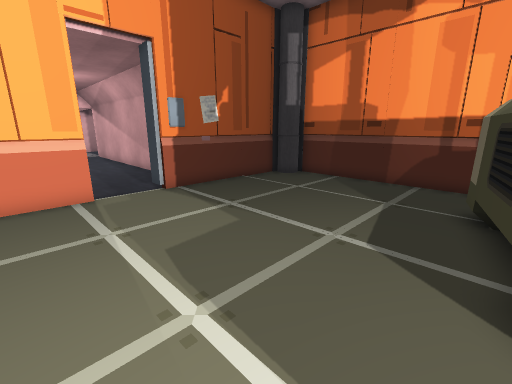
view 1 (above)

18 first-person views from a walk through a Unity game level. The camera is 1.3 m above the floor, tilts 14° down and sees 90° across. Doors are open. The floor is counted in squares, 0.5 m on a side. Each view is taken from the middle of a square. On the plan, view 1 faces up. The plan holds only what a view shows up to about 18 squares ahead; the rest is blank. The place goes on beyond the plan. The player character is not drawn. Some surface patterns are stand-ins.

view 2
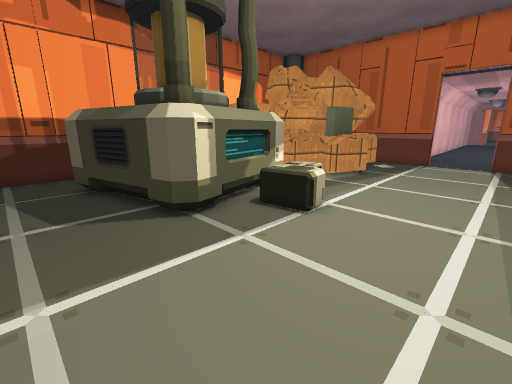

view 3
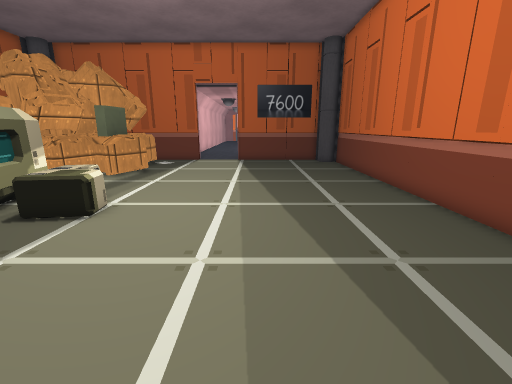

view 4
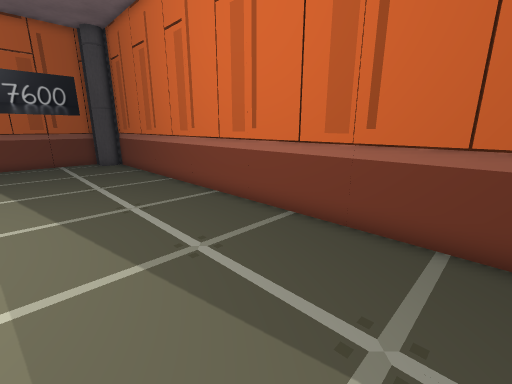

view 5
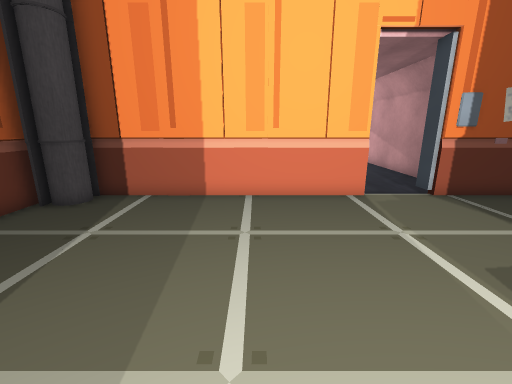

view 6
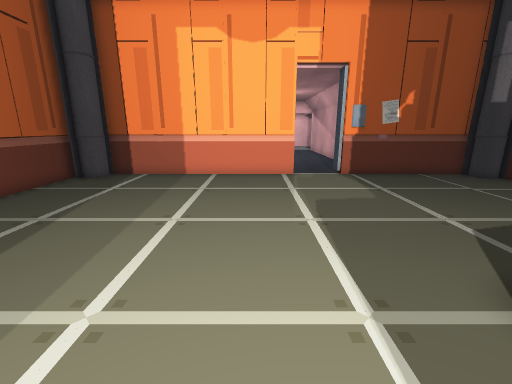

view 7
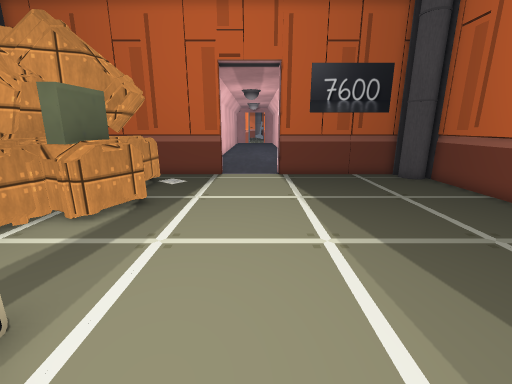

view 8
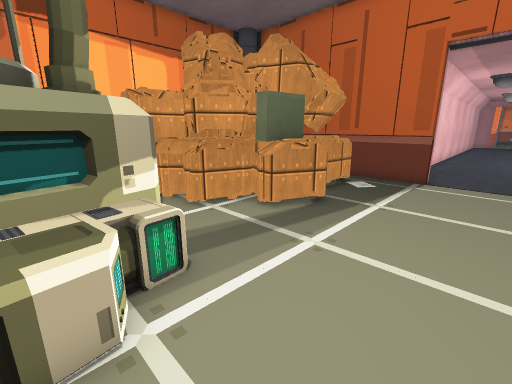

view 9
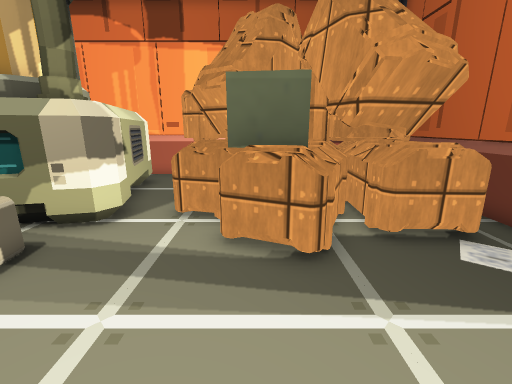

view 10
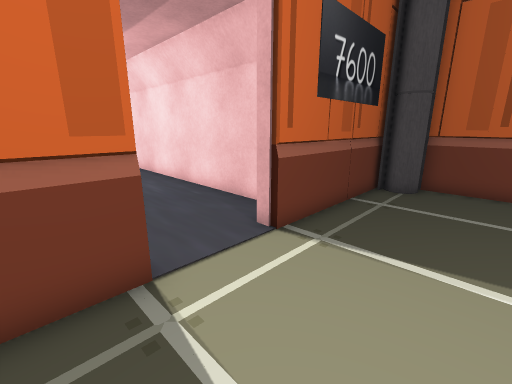

view 11
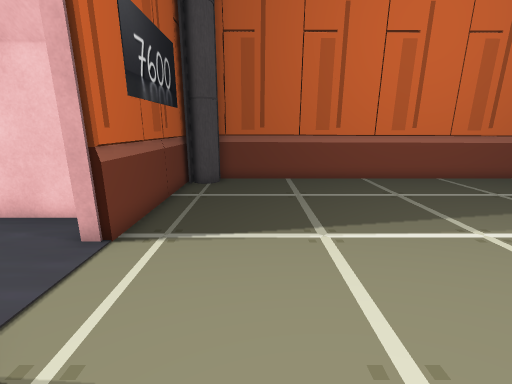

view 12
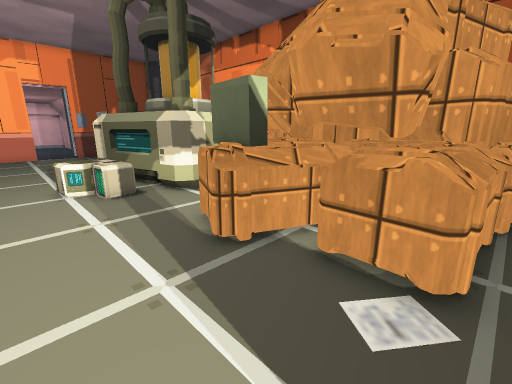

view 13
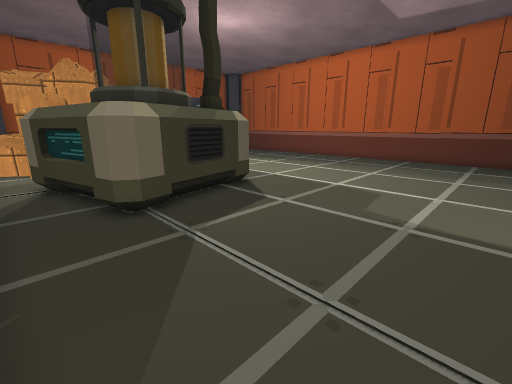

view 14
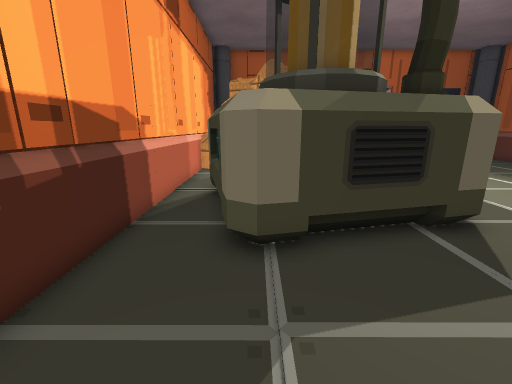

view 15
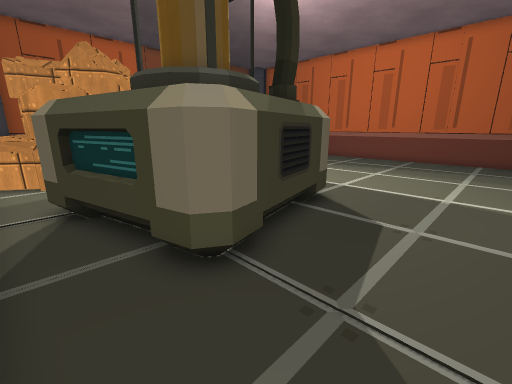

view 16
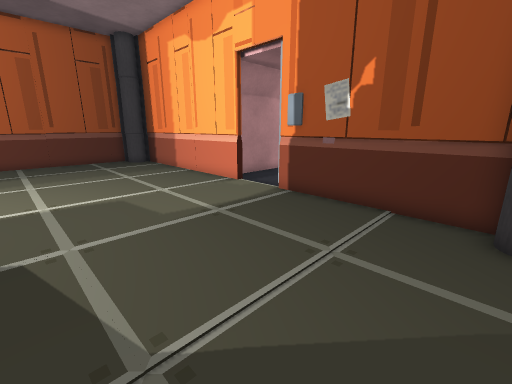

view 17
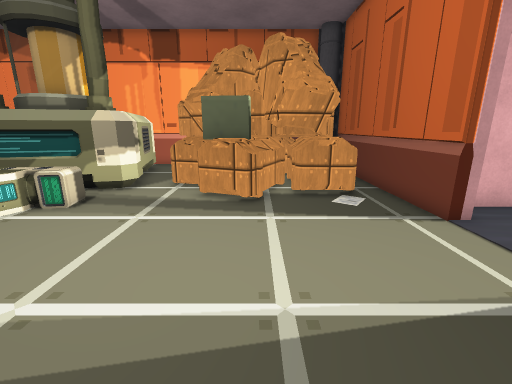

view 18
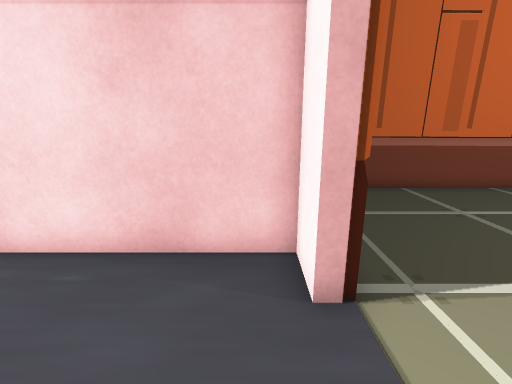

### Floor plan
Key: @ floor where view 1 was taken; # wall or solid block; . floor; D open door; O other object.
Columns run from 14 left of view 1 to 16 right of it. Each row starts with its distance up from view 1.
 16               ##OO##
 15              ##.O.O##
 14            ###.....O#
 13           ##O.......##
 12          ##O.........##
 11         DD#...........##
 10         DD.............##
  9       ##DD..............##
  8       ##.............O...##
  7      ##.............OOOO..##
  6     ##.............OO  OO..##
  5    ##..............OOOOOOOO ##
  4   ##..............OOOOOOO O. #
  3  ##...............OOOO OOOO.. #
  2 ##...............OOOOOOOOO..OOO
  1 #O................OOOOOOOO.OOOO
  0 #O............@....OOOOOO.OOOOO
 -1 #O................OOO OOOOOOOO
 -2 ###...............OOOO...OOOOOO
 -3   ##................O....OOOOOO
 -4    ##....................#OOOOO
 -5     ##..................OO#OOOO
 -6      ##..................OOOOOO
 -7       ##.................O.OOOO
 -8        ##...................OOO
 -9         ##...................O#
-10          ##...................#
-11           ##.................##
-12            ##...............###
-13             ##................#
-14              ##................
-15               ##.........#.....
-16                ##.......##.....
-17                 ##.....####....
-18                  ##.O.##  ##...
-19                   ##O##    ##..
-20                             ##.
-21                              ##

Positions as (right, up) in squares from view 1, and headings:
1: (0, 0), facing up
2: (-4, 0), facing right
3: (-5, 0), facing down-right
4: (-5, 0), facing down
5: (-2, -1), facing up-left
6: (3, -3), facing up-left
7: (2, -3), facing down-right
8: (2, -4), facing right
9: (7, -9), facing up-right
10: (12, -8), facing down
11: (13, -8), facing down-left
12: (12, -12), facing up
13: (3, 15), facing down
14: (3, 11), facing down-right
15: (6, 12), facing down
16: (7, 10), facing left
17: (5, -13), facing up-right
18: (15, -13), facing down-left
